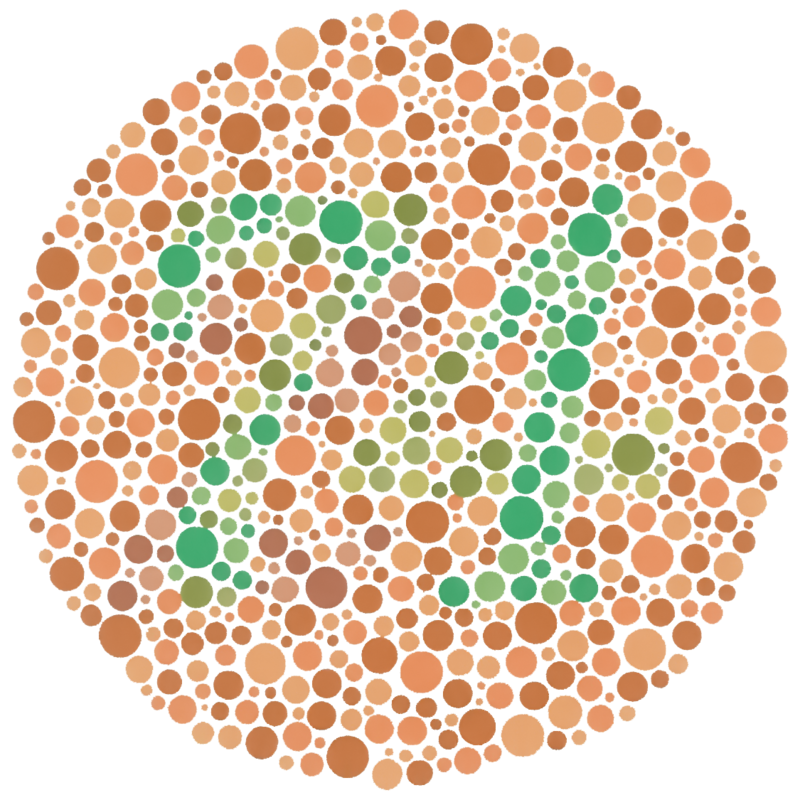
#> input picture ishihara.png, 800 x 800 px
$ python color_segmentation.py
#> lines starting #> are read from the running program, lines starting #| are printed output that depends on the picture; after the words box and inside, x2 and y2 are one past the last pixel; in counts of white or black regions, pixels touching at a corner belong together
#!/usr/bin/env python
# coding: utf-8

# In[103]:


import cv2
import numpy as np
from matplotlib import pyplot as plt
from sklearn.cluster import KMeans

# [7 lines of commented-out code are left out]
img = cv2.cvtColor(cv2.imread('ishihara.png'), cv2.COLOR_BGR2HSV)
#> img: shape (800, 800, 3); mean H, S, V 10.8, 61.1, 232.4

print(img.shape)
#| (800, 800, 3)
plt.imshow(img)
plt.show()

chans = cv2.split(img)
colors = ("b", "g", "r")
plt.figure()
plt.title("'Flattened' Color Histogram")
plt.xlabel("Bins")
plt.ylabel("# of Pixels")
features = []

# loop over the image channels
for (chan, color) in zip(chans, colors):
    # create a histogram for the current channel and
    # concatenate the resulting histograms for each
    # channel
    hist = cv2.calcHist([chan], [0], None, [256], [0, 256])
    features.extend(hist)
    # plot the histogram
    plt.plot(hist, color = color)
    plt.xlim([0, 256])
#> this loop made 3 passes
#> color on passes 1 to 3: 'b', 'g', 'r'
#> after the loop, features = 768 items, first 6: [300235], [0], [0], [0], [1], [9]
plt.show()
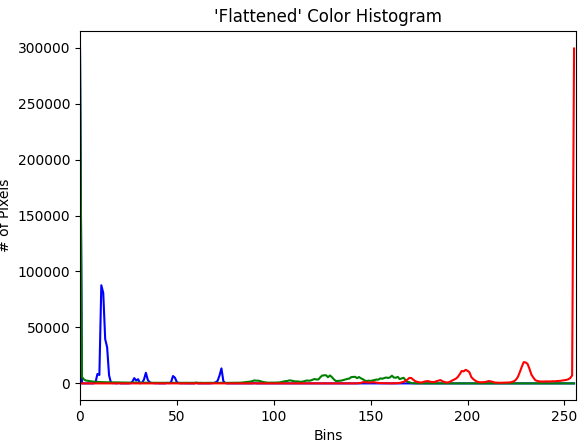
#> figure drawn by matplotlib, 1 panel; curve peaks at x = 0, y = 300235; curve peaks at x = 0, y = 297383; curve peaks at x = 255, y = 299253

# Reference background color = white (255, 255, 255) in RGB
white_bg = (255, 255, 255)

distance = (img - white_bg)**2
#> distance: shape (800, 800, 3) int64; mean H, S, V 59908, 42071.4, 1304.2
if img.shape[-1] == 3: # RGB image
    distance = np.sqrt(np.sum(distance, axis=-1))
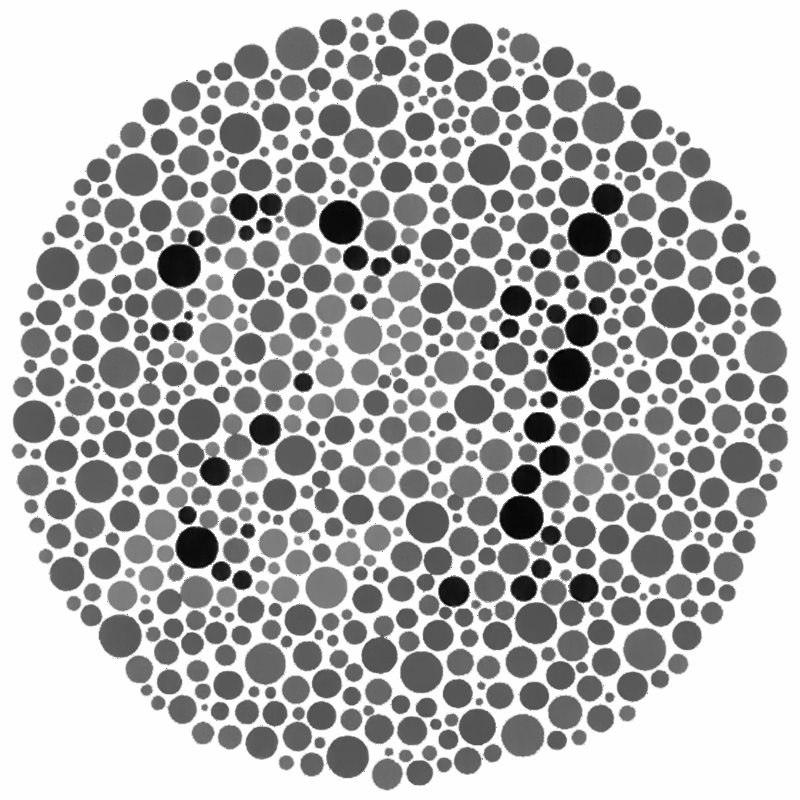
#> distance: shape (800, 800) float64; min 216.9, max 360.7, mean 318.3; drawn with min black and max white

print(distance.shape)
#| (800, 800)
plt.imshow(distance, cmap='gray', vmin=0, vmax=255)
plt.show()


# define criteria, number of clusters(K) and apply kmeans()
criteria = (cv2.TERM_CRITERIA_EPS + cv2.TERM_CRITERIA_MAX_ITER, 10, 1.0)
K = 3
# Z = np.float32(img.reshape((-1,3)))
# Z = np.tile(distance, (3, 1, 3))

# Reshape just to obtain 640000 (800*800)
Z = np.float32(distance.reshape((-1, 1)))

# print(Z.shape)

ret,labels,centers = cv2.kmeans(Z, K, bestLabels=None, criteria=criteria, attempts=10,
                            flags=cv2.KMEANS_RANDOM_CENTERS)
#> ret = 59809414.4; centers = [357.2, 229.5, 276.1]

# labels = labels.reshape((img.shape[:-1]))
labels = labels.reshape((distance.shape))
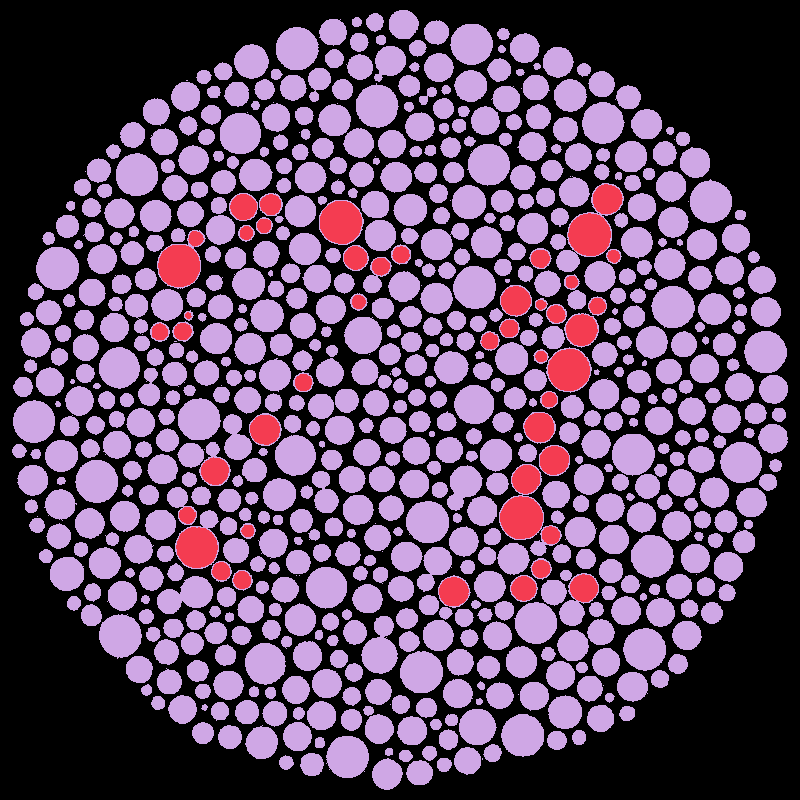
#> labels: shape (800, 800) int32; 3 distinct labels, from 0 to 2; one colour per label, 0 black
reduced = np.uint8(centers)[labels]
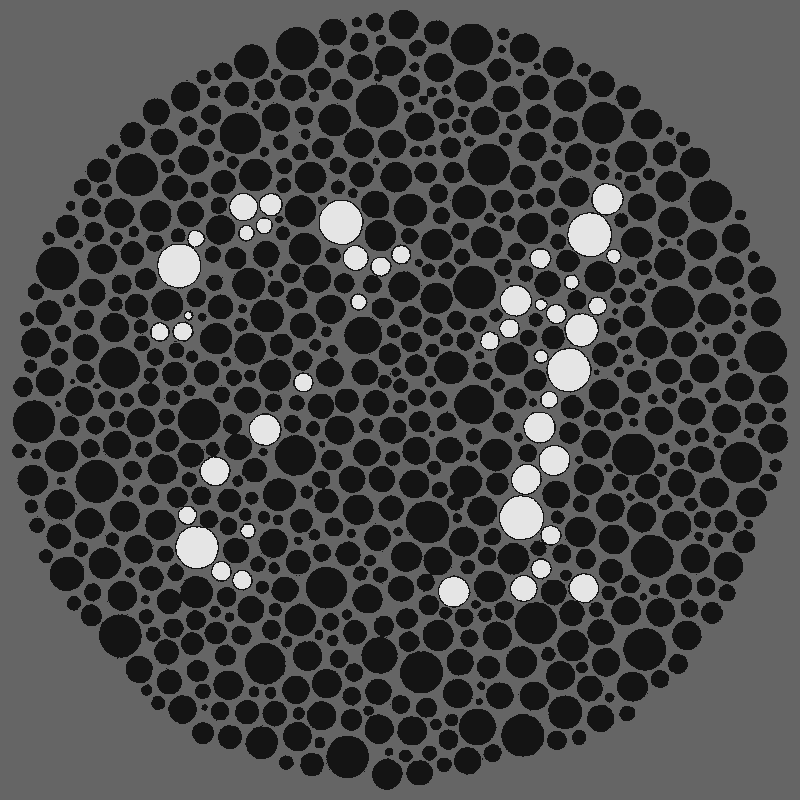
#> reduced: shape (800, 800, 1); min 20, max 229, mean 70.8

# print(labels)

results = list()

for i, c in enumerate(centers):
    mask = cv2.inRange(labels, i, i)
#     mask = np.dstack([mask] * 3)

    # The mask should be 1D now
    mask = np.dstack([mask])

    ex_reduced = cv2.bitwise_and(reduced, mask)

    results.append(ex_reduced)
#> this loop made 3 passes
#> c on passes 1 to 3: [357.2], [229.5], [276.1]
#> pass 1, `mask = cv2.inRange(labels, i, i)`:
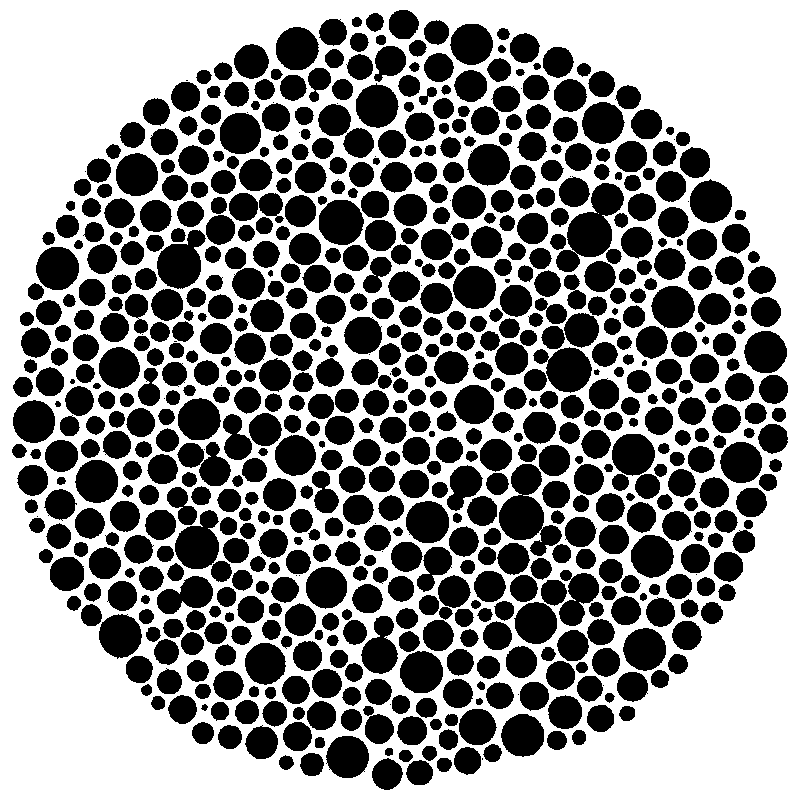
#> mask: shape (800, 800); 53.7% white; 710 black regions (31 under 20 px), largest, box (x1, y1, x2, y2) and area: (499, 464, 562, 556) 2880, (556, 183, 624, 272) 2847, (157, 230, 206, 289) 1830
#> pass 2, `mask = cv2.inRange(labels, i, i)`:
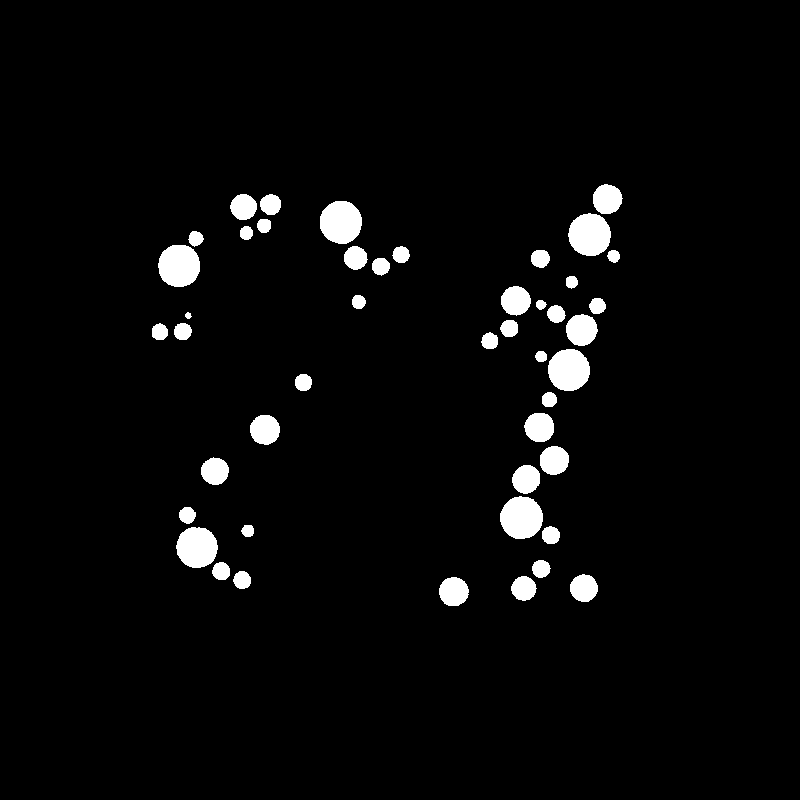
#> mask: shape (800, 800); 3.5% white; 46 white regions, largest, box (x1, y1, x2, y2) and area: (500, 496, 543, 539) 1442, (568, 213, 611, 256) 1437, (320, 201, 362, 244) 1436
#> after the loop, results = 3 items

for i, im in enumerate(results):
    plt.imshow(im, cmap='gray', vmin=0, vmax=255)
    plt.show()
#> this loop made 3 passes

# [48 lines of commented-out code are left out]
